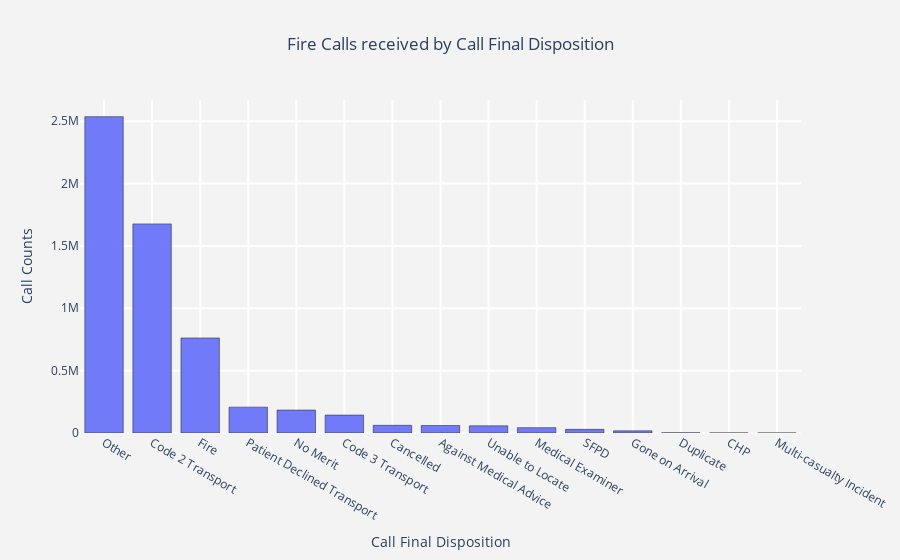

Source (notebook cell):
### Markdown cell above
### Fire Calls received by Call Final Disposition

### Code cell
tg_ch  =  df["Call Final Disposition"].value_counts().reset_index()
tg_ch.columns  = ["Call_Final_Disposition","count"]

trace1 = go.Bar(x = tg_ch["Call_Final_Disposition"]  , y = tg_ch["count"],
                name = "Incidents by Call Final Disposition",
                marker = dict(line = dict(width = .5,color = "black")),
                opacity = .9)

layout = go.Layout(dict(title = "Fire Calls received by Call Final Disposition", title_x=0.5,
                        plot_bgcolor  = "rgb(243,243,243)",
                        paper_bgcolor = "rgb(243,243,243)",
                        xaxis = dict(gridcolor = 'rgb(255, 255, 255)',
                                     title = "Call Final Disposition",
                                     zerolinewidth=1,ticklen=5,gridwidth=2),
                        yaxis = dict(gridcolor = 'rgb(255, 255, 255)',
                                     title = "Call Counts",
                                     zerolinewidth=1,ticklen=5,gridwidth=2),
                       )
                  )

data = [trace1]
fig  = go.Figure(data=data,layout=layout)
py.iplot(fig)

### Figure 1 — Plotly figure (JSON) as saved in the notebook; plotly's stock layout.template omitted (floating-point values rounded to 4 significant figures)
{"data": [{"marker": {"line": {"color": "black", "width": 0.5}}, "name": "Incidents by Call Final Disposition", "opacity": 0.9, "type": "bar", "x": ["Other", "Code 2 Transport", "Fire", "Patient Declined Transport", "No Merit", "Code 3 Transport", "Cancelled", "Against Medical Advice", "Unable to Locate", "Medical Examiner", "SFPD", "Gone on Arrival", "Duplicate", "CHP", "Multi-casualty Incident"], "y": [2536646, 1676664, 762178, 207369, 183915, 143766, 61463, 60204, 57733, 43098, 29175, 17324, 1370, 935, 294]}], "layout": {"paper_bgcolor": "rgb(243,243,243)", "plot_bgcolor": "rgb(243,243,243)", "title": {"text": "Fire Calls received by Call Final Disposition", "x": 0.5}, "xaxis": {"gridcolor": "rgb(255, 255, 255)", "gridwidth": 2, "ticklen": 5, "title": {"text": "Call Final Disposition"}, "zerolinewidth": 1}, "yaxis": {"gridcolor": "rgb(255, 255, 255)", "gridwidth": 2, "ticklen": 5, "title": {"text": "Call Counts"}, "zerolinewidth": 1}}}
